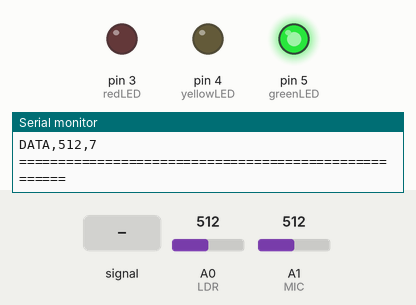
Bench run of a sketch on a simulated Arduino Uno, built with avr-gcc and run on an emulated ATmega328P. Parts: output pins drawn as LEDs (lit = HIGH), the last lines printed to the serial monitor. The inputs (shaded band) are chosen by the test bench; at power-on: A0 (LDR) = 512, A1 (MIC) = 512.

Above: at 1.2 s.
1.3 s: A1 (MIC) fed a 200 Hz sine of ±81 counts around its level
At 3.7 s:
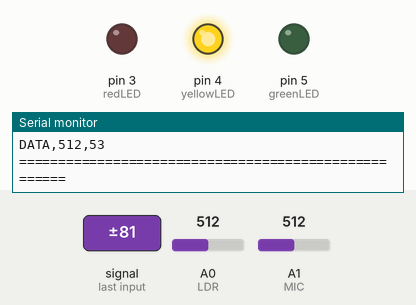
4.1 s: A0 (LDR) set to 686
6.4 s: A0 (LDR) set to 715
At 7.5 s:
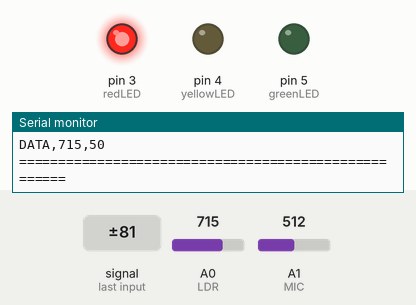
8.0 s: A1 (MIC) set to 710
11.0 s: A1 (MIC) set to 511
14.0 s: A0 (LDR) set to 690
At 15.7 s:
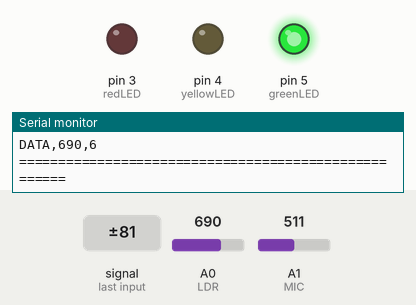
Timing chart, 0 to 17.2 s (numbered marks = the images above; inputs shaded):
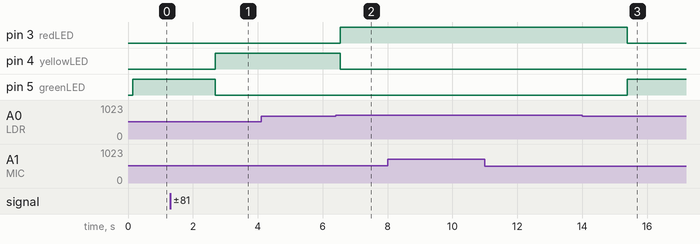

The sketch:

EnvironmentMonitor.ino
```cpp
// This file includes code that dictates the program/project flow (sensor reading, data output, and data transmission)

#include "SensorData.h"

// Initialize serial communication and LEDs as outputs
void setup()
{
    Serial.begin(9600);
    pinMode(greenLED, OUTPUT);
    pinMode(yellowLED, OUTPUT);
    pinMode(redLED, OUTPUT);
}

void loop()
{
    // Read sensor data
    SensorData data = readSensors();

    // Serial dashboard that includes digital/numerical sensor readings, LED status, written
    // description of environment, and data to be passed to Python program
    Serial.println("=====================================================");
    Serial.println("                ENVIRONMENT MONITOR");
    Serial.println("=====================================================");

    Serial.print("Light Level: ");
    Serial.println(data.light);

    Serial.print("Sound Level: ");
    Serial.println(data.sound);

    Serial.print("LED Status: ");
    Serial.println(ledOutput(data.sound, data.light));

    Serial.print("The environment is ");
    Serial.print(getSoundDescriptor(data.sound));
    Serial.print(" and ");
    Serial.println(getLightDescriptor(data.light));

    Serial.print("DATA,");
    Serial.print(data.light);
    Serial.print(",");
    Serial.println(data.sound);

    Serial.println("=====================================================");

    delay(1000);
}
```

SensorData.cpp
```cpp
// This file contains the implemntations of sensor-reading, data-processing, and LED-output functions used throughout the Arduino files

#include <Arduino.h>
#include "SensorData.h"

// Define sensor and LED pins
const int LDR = A0;
const int MIC = A1;
const int greenLED = 5;
const int yellowLED = 4;
const int redLED = 3;

// Define volume baseline value from microphone
const int VOL_BASELINE = 505;

// This function calculates and returns the relative sound level based on the volume baseline
int getSoundLevel()
{
    int value = analogRead(MIC);
    int deviation = abs(value - VOL_BASELINE);
    return deviation;
}

// This function collects sensor readings and averages them to return desired relative sound and light levels
SensorData readSensors()
{
    SensorData data;

    int totalLightVal = 0;
    for (int i = 0; i < 10; i++)
    {
        totalLightVal += analogRead(LDR);
    }
    data.light = totalLightVal/10;

    long totalSoundDev = 0;
    for (int i = 0; i < 100; i++)
    {
        totalSoundDev += getSoundLevel();
    }
    data.sound = totalSoundDev/100;

    return data;
}

// This function returns a description (in words) of the sound level given sound level data
// Based on empirical threshold values
String getSoundDescriptor(int soundLevel)
{
    if (soundLevel < 50)
    {
        return "quiet";
    }
    else if (soundLevel < 180)
    {
        return "moderately loud";
    }
    else
    {
        return "loud";
    }
}

// This function returns a description (in words) of the light level given light level data
// Based on empirical threshold values
String getLightDescriptor(int lightLevel)
{
    if (lightLevel < 200)
    {
        return "dark";
    }
    else if (lightLevel < 700)
    {
        return "moderately bright";
    }
    else
    {
        return "bright";
    }
}

// This function activates an LED and returns LED status in words given sound and light level data
// Based on empirical threshold values
String ledOutput(int soundLevel, int lightLevel)
{
    if (lightLevel < 700 && soundLevel < 50)
    {
        digitalWrite(greenLED, HIGH);
        digitalWrite(yellowLED, LOW);
        digitalWrite(redLED, LOW);
        return "Green";
    }
    else if(lightLevel < 700 && soundLevel < 180)
    {
        digitalWrite(greenLED, LOW);
        digitalWrite(yellowLED, HIGH);
        digitalWrite(redLED, LOW);
        return "Yellow";
    }
    else
    {
        digitalWrite(greenLED, LOW);
        digitalWrite(yellowLED, LOW);
        digitalWrite(redLED, HIGH);
        return "Red";
    }
}
```

SensorData.h
```cpp
// This file includes declarations of methods, function, and variables that may or may not be used across all Arduino files

#ifndef SENSORDATA_H
#define SENSORDATA_H

// Store measured light and sound value
struct SensorData
{
    int light;
    int sound;
};

// Define LED pins
extern const int greenLED;
extern const int yellowLED;
extern const int redLED;

// Define important methods. Method functions/descriptions can be found in .cpp file
SensorData readSensors();
int getSoundLevel();
String getSoundDescriptor(int soundLevel);
String getLightDescriptor(int lightLevel);
String ledOutput(int soundLevel, int lightLevel);

#endif
```

Measured:
- the behaviour switches between 699 and 700 on A0 (LDR) (found by bisection; images 1 and 2)
- after the input at 1.3 s, pin 4 (yellowLED): LOW → HIGH after 1.4 s; pin 5 (greenLED): HIGH → LOW after 1.4 s
- after the input at 6.4 s, pin 3 (redLED): LOW → HIGH after 0.15 s; pin 4 (yellowLED): HIGH → LOW after 0.15 s instead of 1.4 s; pin 5 (greenLED): stays LOW (without the input it goes to HIGH after 1.4 s)
- after the input at 14.0 s, pin 3 (redLED): HIGH → LOW after 1.4 s; pin 5 (greenLED): LOW → HIGH after 1.4 s
